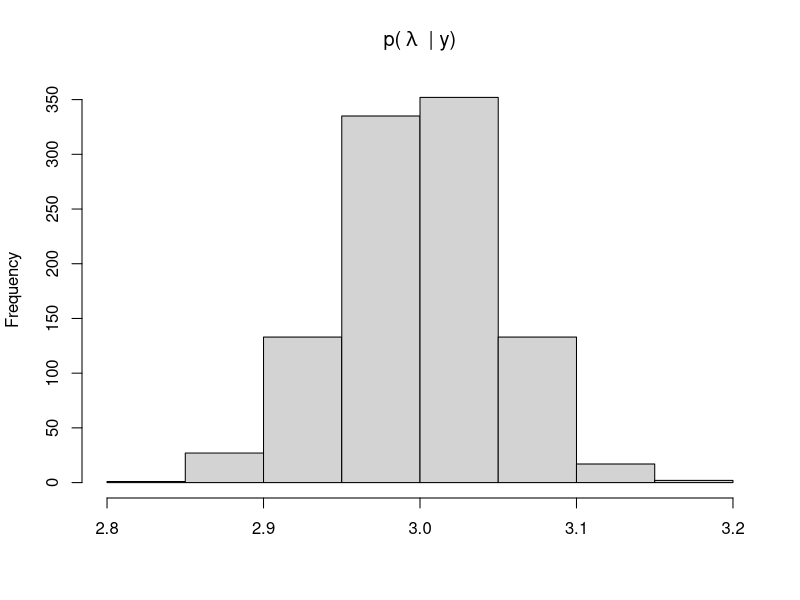
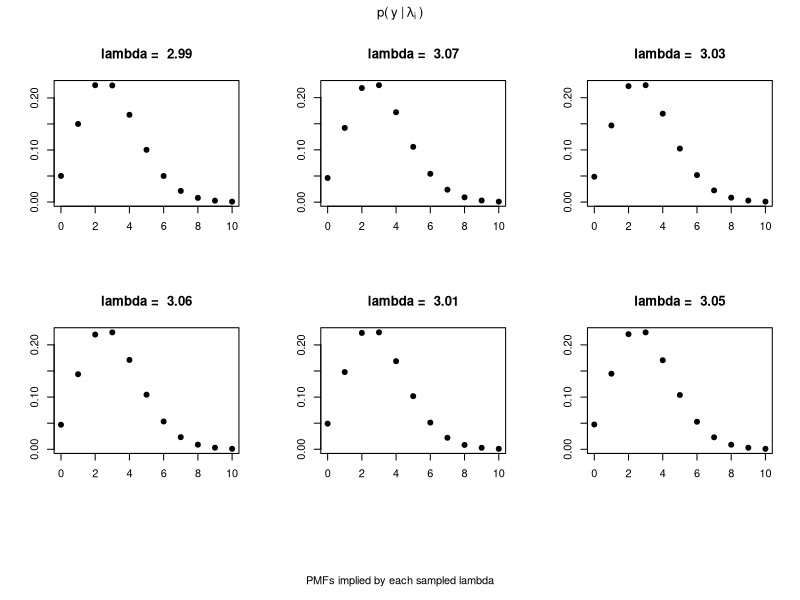
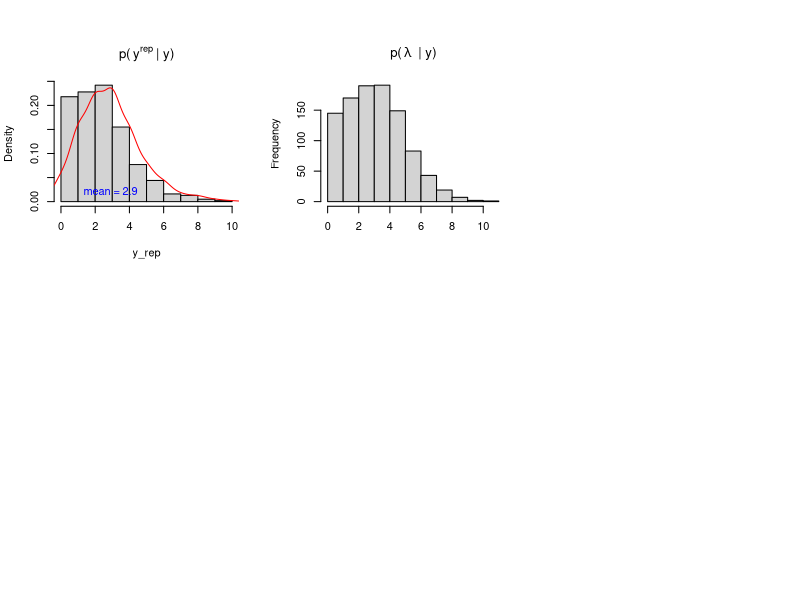
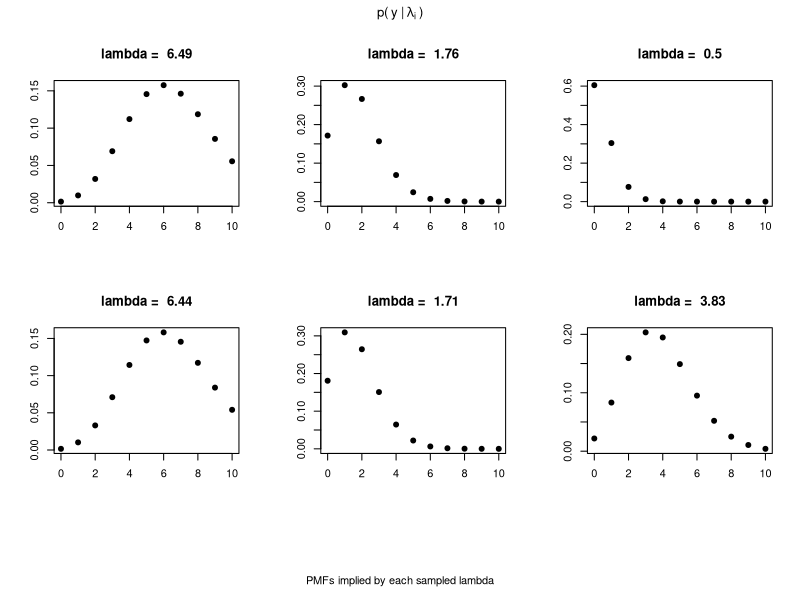
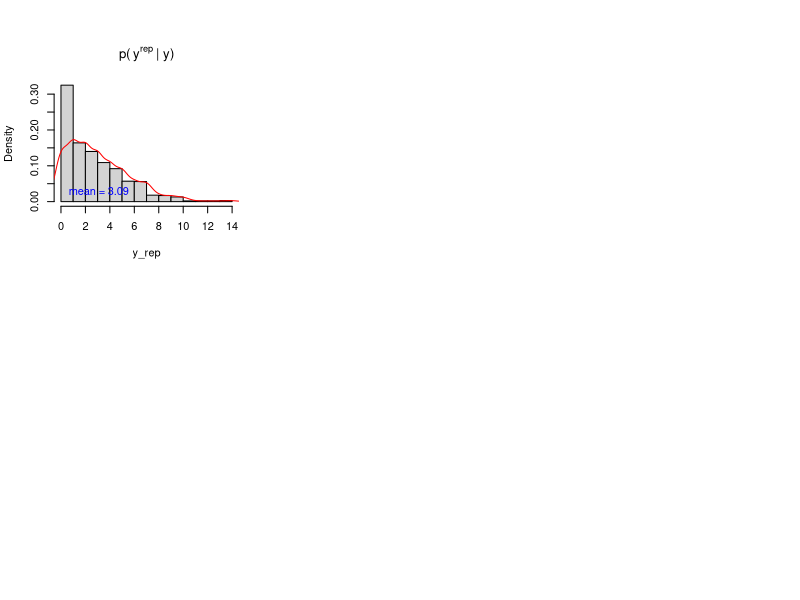
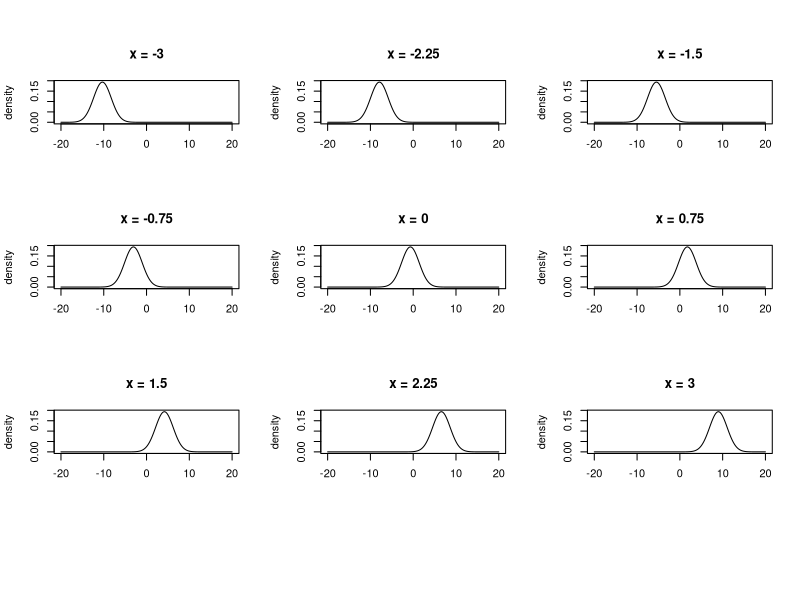
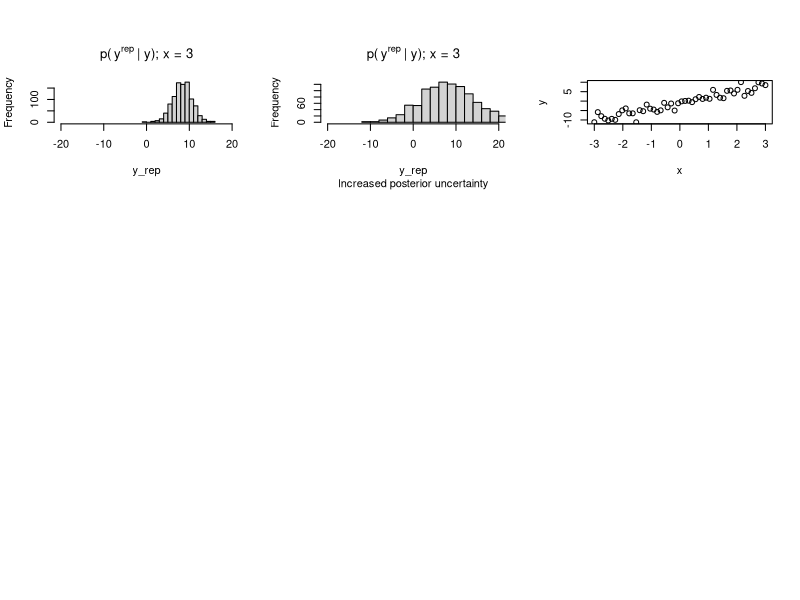
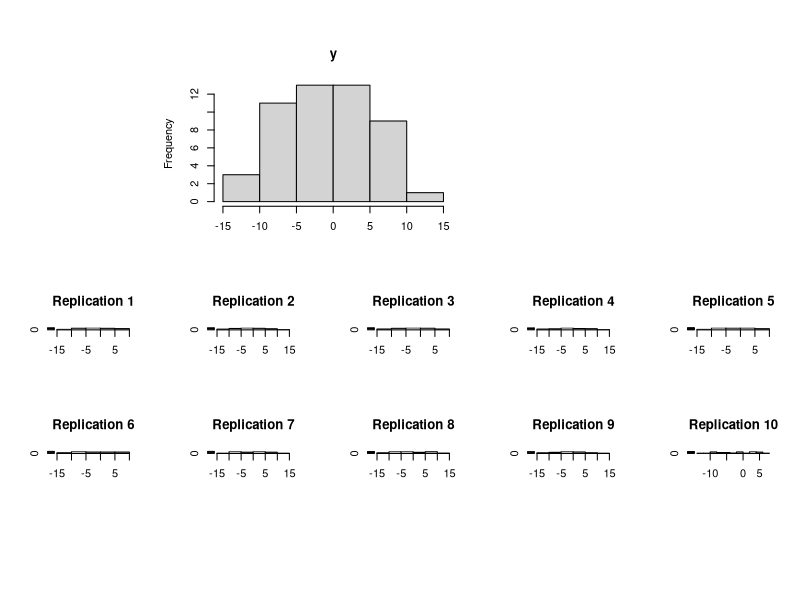

Source code (R) for these figures, in order:
## ---- chunk 1
#| code-fold: true
n <- 1000

# p(\lambda | y)
l_rep <- abs(rnorm(n, mean = 3, sd = 0.05))
hist(l_rep, main = expression("p(" ~ lambda ~ " | y)"), xlab = "")
## ---- chunk 2
#| code-fold: true

# p(y | \lambda)
par(mfrow = c(2, 3), oma = c(6,0,2,0))
xp <- seq(0, 10, by = 1)
for (. in 1:6) {
  .l <- sample(l_rep, 1)
  plot(xp, dpois(xp, lambda = .l),
       ylab = "", xlab = "",
       main = paste("lambda = ", round(.l, 2)),
       pch = 19)
}
title(main = expression("p(" ~ "y" ~ "|" ~ lambda[i] ~ ")"),
      sub = "PMFs implied by each sampled lambda",
      outer = TRUE)
## ---- chunk 3
#| code-fold: true

# p(y^{rep} | y)
y_rep <- rpois(n, lambda = l_rep)
hist(y_rep, probability = TRUE, main = expression("p(" ~ "y"^"rep" ~ "| y)"))
lines(density(y_rep, bw = 0.5), col = "red")
text(mean(y_rep), 0.,
     paste("mean =", round(mean(y_rep), 2)),
     pos = 3, col = "blue")

## ---- chunk 4
#| code-fold: true
n <- 1000

# p(\lambda | y)
l_rep <- abs(rnorm(n, mean = 3, sd = 2))
hist(l_rep, main = expression("p(" ~ lambda ~ " | y)"), xlab = "")
## ---- chunk 5
#| code-fold: true

# p(y | \lambda)
par(mfrow = c(2, 3), oma = c(6,0,2,0))
xp <- seq(0, 10, by = 1)
for (. in 1:6) {
  .l <- sample(l_rep, 1)
  plot(xp, dpois(xp, lambda = .l),
       ylab = "", xlab = "",
       main = paste("lambda = ", round(.l, 2)),
       pch = 19)
}
title(main = expression("p(" ~ "y" ~ "|" ~ lambda[i] ~ ")"),
      sub = "PMFs implied by each sampled lambda",
      outer = TRUE)
## ---- chunk 6
#| code-fold: true

# p(y^{rep} | y)
y_rep <- rpois(n, lambda = l_rep)
hist(y_rep, probability = TRUE, main = expression("p(" ~ "y"^"rep" ~ "| y)"))
lines(density(y_rep, bw = 0.5), col = "red")
text(mean(y_rep), 0.,
     paste("mean =", round(mean(y_rep), 2)),
     pos = 3, col = "blue")

## ---- chunk 7
# p(\theta | y) ## after fitting, pretend these are the posterior distributions 
alpha_rep <- rnorm(1, mean = -0.95, sd = 0.5)
beta_rep <- rnorm(1, mean = 3.1, sd = 0.16)
sig_rep <- abs(rnorm(1, mean = 2.1, sd = 0.36))

cat("THETA:\n",
    " alpha: ", alpha_rep, "\n",
    " beta: ", beta_rep, "\n",
    " sigma_eps: ", sig_rep, "\n")
## ---- chunk 8
#| code-fold: true

# p(y | \theta_i)
par(mfrow = c(3,3))
for (x in seq(-3, 3, length.out = 9)) {
  quantiles <- seq(-20, 20, length.out = 1000)
  pdf <- dnorm(quantiles, mean = alpha_rep + beta_rep * x, sd = sig_rep)
  
  plot(quantiles, pdf, type = "l", xlab = "", ylab = "density", main = paste("x =", x))
}

## ---- chunk 9
# p(y^{rep} | y)

y_rep <- numeric(1000)
for (i in 1:length(y_rep)) {
  alpha_rep <- rnorm(1, mean = -0.95, sd = 0.5)
  beta_rep <- rnorm(1, mean = 3.1, sd = 0.16)
  sig_rep <- abs(rnorm(1, mean = 2.1, sd = 0.36))
  y_rep[i] <- rnorm(1, mean = alpha_rep + beta_rep * 3, sd = sig_rep)
}

hist(y_rep, breaks = 20, xlim = c(-20, 20),
     main = expression("p(" ~ "y"^"rep" ~ "| y); x = 3"))

## ---- chunk 10
y_rep <- numeric(1000)
for (i in 1:length(y_rep)) {
  alpha_rep <- rnorm(1, mean = -0.95, sd = 2)
  beta_rep <- rnorm(1, mean = 3.1, sd = 2)
  sig_rep <- abs(rnorm(1, mean = 2.1, sd = 1))
  y_rep[i] <- rnorm(1, mean = alpha_rep + beta_rep * 3, sd = sig_rep)
}

hist(y_rep, breaks = 20, xlim = c(-20, 20),
     main = expression("p(" ~ "y"^"rep" ~ "| y); x = 3"),
     sub = "Increased posterior uncertainty")
## ---- chunk 11
#| code-fold: true

.n <- 50
x <- seq(-3, 3, length.out = .n)
y <- rnorm(.n, mean = -1 + 3 * x, sd = 2)

plot(x, y)
## ---- chunk 12
#| code-fold: true
#| fig.width: 8
#| fig.height: 8

y_rep <- matrix(nrow = length(x),
                ncol = 100) ## number of replications

for (i in seq(1, ncol(y_rep))) {
  alpha_rep <- rnorm(1, mean = -0.95, sd = 0.5)
  beta_rep <- rnorm(1, mean = 3.1, sd = 0.16)
  sig_rep <- abs(rnorm(1, mean = 2.1, sd = 0.36))
  y_rep[, i] <- rnorm(length(x),
                      mean = alpha_rep + beta_rep * x,
                      sd = sig_rep)
}

layout(matrix(c(0,1,1,0,0, 0,1,1,0,0, 2,3,4,5,6, 7,8,9,10,11),
              nrow = 4, byrow = TRUE))

hist(y, main = "y", xlab = "")
for (i in seq(1, 10)) {
  hist(y_rep[, i], main = paste("Replication", i), xlab = "", ylab = "")
}


## ---- chunk 13
#| code-fold: true
y_mean <- rowMeans(y_rep)
y_hdi <- t(apply(y_rep, 1, quantile, probs = c(0.025, 0.975)))

plot(x, y, col = "blue", pch = 16)
points(x, y_mean, col = "red", pch = 1)
segments(x, y_hdi[, 1], x, y_hdi[, 2], col = "red", lty = 2)
legend("topleft",
       legend = c("Observed", "Predicted Mean", "95% HDI"),
       col = c("blue", "red", "red"),
       pch = c(16, 1, NA),
       lty = c(NA, NA, 2))


